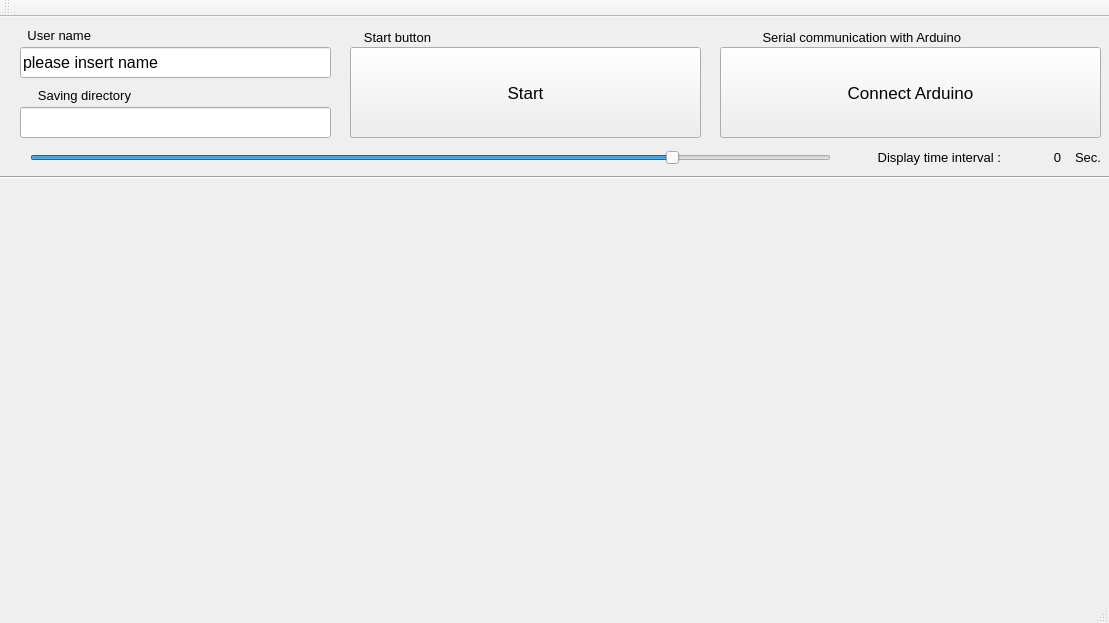
<?xml version="1.0" encoding="UTF-8"?>
<ui version="4.0">
 <class>MainWindow</class>
 <widget class="QMainWindow" name="MainWindow">
  <property name="geometry">
   <rect>
    <x>0</x>
    <y>0</y>
    <width>1109</width>
    <height>623</height>
   </rect>
  </property>
  <property name="windowTitle">
   <string>MainWindow</string>
  </property>
  <widget class="QWidget" name="centralWidget">
   <widget class="QPushButton" name="switchButton">
    <property name="geometry">
     <rect>
      <x>350</x>
      <y>30</y>
      <width>351</width>
      <height>91</height>
     </rect>
    </property>
    <property name="font">
     <font>
      <pointsize>13</pointsize>
      <weight>50</weight>
      <bold>false</bold>
     </font>
    </property>
    <property name="text">
     <string>Start</string>
    </property>
   </widget>
   <widget class="QPushButton" name="connectButton">
    <property name="geometry">
     <rect>
      <x>720</x>
      <y>30</y>
      <width>381</width>
      <height>91</height>
     </rect>
    </property>
    <property name="font">
     <font>
      <pointsize>13</pointsize>
      <weight>50</weight>
      <bold>false</bold>
     </font>
    </property>
    <property name="text">
     <string>Connect Arduino</string>
    </property>
   </widget>
   <widget class="QLineEdit" name="nameEdit">
    <property name="geometry">
     <rect>
      <x>20</x>
      <y>30</y>
      <width>311</width>
      <height>31</height>
     </rect>
    </property>
    <property name="font">
     <font>
      <pointsize>12</pointsize>
     </font>
    </property>
    <property name="text">
     <string>please insert name</string>
    </property>
   </widget>
   <widget class="QCustomPlot" name="customPlot" native="true">
    <property name="geometry">
     <rect>
      <x>10</x>
      <y>170</y>
      <width>1091</width>
      <height>401</height>
     </rect>
    </property>
    <zorder>switchButton</zorder>
   </widget>
   <widget class="QLabel" name="label">
    <property name="geometry">
     <rect>
      <x>350</x>
      <y>10</y>
      <width>81</width>
      <height>20</height>
     </rect>
    </property>
    <property name="sizePolicy">
     <sizepolicy hsizetype="Preferred" vsizetype="Fixed">
      <horstretch>0</horstretch>
      <verstretch>0</verstretch>
     </sizepolicy>
    </property>
    <property name="font">
     <font>
      <pointsize>10</pointsize>
     </font>
    </property>
    <property name="text">
     <string>Start button</string>
    </property>
    <property name="alignment">
     <set>Qt::AlignRight|Qt::AlignTrailing|Qt::AlignVCenter</set>
    </property>
   </widget>
   <widget class="QLabel" name="label_2">
    <property name="geometry">
     <rect>
      <x>730</x>
      <y>10</y>
      <width>231</width>
      <height>20</height>
     </rect>
    </property>
    <property name="sizePolicy">
     <sizepolicy hsizetype="Preferred" vsizetype="Fixed">
      <horstretch>0</horstretch>
      <verstretch>0</verstretch>
     </sizepolicy>
    </property>
    <property name="font">
     <font>
      <pointsize>10</pointsize>
     </font>
    </property>
    <property name="text">
     <string>Serial communication with Arduino</string>
    </property>
    <property name="alignment">
     <set>Qt::AlignRight|Qt::AlignTrailing|Qt::AlignVCenter</set>
    </property>
   </widget>
   <widget class="QLabel" name="label_3">
    <property name="geometry">
     <rect>
      <x>20</x>
      <y>10</y>
      <width>71</width>
      <height>16</height>
     </rect>
    </property>
    <property name="sizePolicy">
     <sizepolicy hsizetype="Preferred" vsizetype="Fixed">
      <horstretch>0</horstretch>
      <verstretch>0</verstretch>
     </sizepolicy>
    </property>
    <property name="font">
     <font>
      <pointsize>10</pointsize>
      <weight>50</weight>
      <italic>false</italic>
      <bold>false</bold>
      <underline>false</underline>
      <strikeout>false</strikeout>
      <stylestrategy>PreferAntialias</stylestrategy>
     </font>
    </property>
    <property name="text">
     <string>User name</string>
    </property>
    <property name="alignment">
     <set>Qt::AlignRight|Qt::AlignTrailing|Qt::AlignVCenter</set>
    </property>
   </widget>
   <widget class="QSlider" name="horizontalSlider">
    <property name="geometry">
     <rect>
      <x>30</x>
      <y>130</y>
      <width>801</width>
      <height>21</height>
     </rect>
    </property>
    <property name="sliderPosition">
     <number>80</number>
    </property>
    <property name="orientation">
     <enum>Qt::Horizontal</enum>
    </property>
   </widget>
   <widget class="Line" name="line">
    <property name="geometry">
     <rect>
      <x>0</x>
      <y>150</y>
      <width>1111</width>
      <height>20</height>
     </rect>
    </property>
    <property name="orientation">
     <enum>Qt::Horizontal</enum>
    </property>
   </widget>
   <widget class="QLabel" name="plotResolution1">
    <property name="geometry">
     <rect>
      <x>990</x>
      <y>130</y>
      <width>71</width>
      <height>21</height>
     </rect>
    </property>
    <property name="sizePolicy">
     <sizepolicy hsizetype="Preferred" vsizetype="Fixed">
      <horstretch>0</horstretch>
      <verstretch>0</verstretch>
     </sizepolicy>
    </property>
    <property name="font">
     <font>
      <pointsize>10</pointsize>
     </font>
    </property>
    <property name="text">
     <string>0</string>
    </property>
    <property name="alignment">
     <set>Qt::AlignRight|Qt::AlignTrailing|Qt::AlignVCenter</set>
    </property>
   </widget>
   <widget class="QLabel" name="plotResolution1_2">
    <property name="geometry">
     <rect>
      <x>1070</x>
      <y>130</y>
      <width>31</width>
      <height>20</height>
     </rect>
    </property>
    <property name="sizePolicy">
     <sizepolicy hsizetype="Preferred" vsizetype="Fixed">
      <horstretch>0</horstretch>
      <verstretch>0</verstretch>
     </sizepolicy>
    </property>
    <property name="font">
     <font>
      <pointsize>10</pointsize>
     </font>
    </property>
    <property name="text">
     <string>Sec.</string>
    </property>
    <property name="alignment">
     <set>Qt::AlignRight|Qt::AlignTrailing|Qt::AlignVCenter</set>
    </property>
   </widget>
   <widget class="QLabel" name="label_4">
    <property name="geometry">
     <rect>
      <x>800</x>
      <y>130</y>
      <width>201</width>
      <height>20</height>
     </rect>
    </property>
    <property name="sizePolicy">
     <sizepolicy hsizetype="Preferred" vsizetype="Fixed">
      <horstretch>0</horstretch>
      <verstretch>0</verstretch>
     </sizepolicy>
    </property>
    <property name="font">
     <font>
      <pointsize>10</pointsize>
      <weight>50</weight>
      <italic>false</italic>
      <bold>false</bold>
      <underline>false</underline>
      <strikeout>false</strikeout>
      <stylestrategy>PreferAntialias</stylestrategy>
     </font>
    </property>
    <property name="text">
     <string>Display time interval :</string>
    </property>
    <property name="alignment">
     <set>Qt::AlignRight|Qt::AlignTrailing|Qt::AlignVCenter</set>
    </property>
   </widget>
   <widget class="QLineEdit" name="saveDirEdit">
    <property name="geometry">
     <rect>
      <x>20</x>
      <y>90</y>
      <width>311</width>
      <height>31</height>
     </rect>
    </property>
    <property name="font">
     <font>
      <pointsize>12</pointsize>
     </font>
    </property>
    <property name="text">
     <string/>
    </property>
   </widget>
   <widget class="QLabel" name="label_5">
    <property name="geometry">
     <rect>
      <x>20</x>
      <y>70</y>
      <width>111</width>
      <height>16</height>
     </rect>
    </property>
    <property name="sizePolicy">
     <sizepolicy hsizetype="Preferred" vsizetype="Fixed">
      <horstretch>0</horstretch>
      <verstretch>0</verstretch>
     </sizepolicy>
    </property>
    <property name="font">
     <font>
      <pointsize>10</pointsize>
      <weight>50</weight>
      <italic>false</italic>
      <bold>false</bold>
      <underline>false</underline>
      <strikeout>false</strikeout>
      <stylestrategy>PreferAntialias</stylestrategy>
     </font>
    </property>
    <property name="text">
     <string>Saving directory</string>
    </property>
    <property name="alignment">
     <set>Qt::AlignRight|Qt::AlignTrailing|Qt::AlignVCenter</set>
    </property>
   </widget>
  </widget>
  <widget class="QToolBar" name="mainToolBar">
   <attribute name="toolBarArea">
    <enum>TopToolBarArea</enum>
   </attribute>
   <attribute name="toolBarBreak">
    <bool>false</bool>
   </attribute>
  </widget>
  <widget class="QStatusBar" name="statusBar"/>
 </widget>
 <layoutdefault spacing="6" margin="11"/>
 <customwidgets>
  <customwidget>
   <class>QCustomPlot</class>
   <extends>QWidget</extends>
   <header>qcustomplot.h</header>
   <container>1</container>
  </customwidget>
 </customwidgets>
 <resources/>
 <connections/>
</ui>
